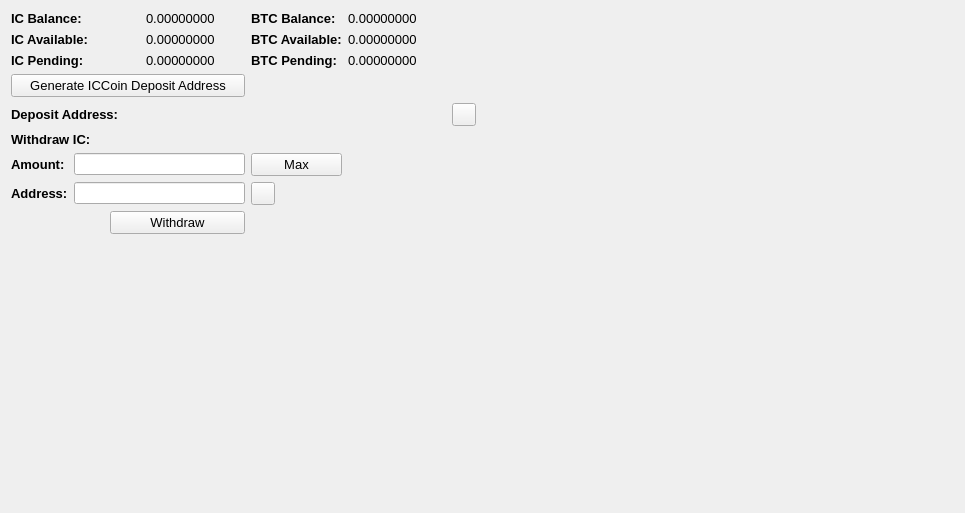
     <widget class="QWidget" name="BalanceTab">
      <attribute name="title">
       <string>Balance</string>
      </attribute>
      <layout class="QGridLayout" name="gridLayout_2">
       <item row="0" column="0" colspan="2">
        <widget class="QLabel" name="label_11">
         <property name="font">
          <font>
           <pointsize>10</pointsize>
           <weight>75</weight>
           <bold>true</bold>
          </font>
         </property>
         <property name="text">
          <string>IC Balance:</string>
         </property>
        </widget>
       </item>
       <item row="0" column="3">
        <widget class="QLabel" name="HMBalanceLabel">
         <property name="font">
          <font>
           <pointsize>10</pointsize>
          </font>
         </property>
         <property name="text">
          <string>0.00000000</string>
         </property>
         <property name="textInteractionFlags">
          <set>Qt::LinksAccessibleByMouse|Qt::TextSelectableByMouse</set>
         </property>
        </widget>
       </item>
       <item row="0" column="4">
        <widget class="QLabel" name="label_12">
         <property name="font">
          <font>
           <pointsize>10</pointsize>
           <weight>75</weight>
           <bold>true</bold>
          </font>
         </property>
         <property name="text">
          <string>BTC Balance:</string>
         </property>
        </widget>
       </item>
       <item row="0" column="5">
        <widget class="QLabel" name="BitcoinBalanceLabel">
         <property name="font">
          <font>
           <pointsize>10</pointsize>
          </font>
         </property>
         <property name="text">
          <string>0.00000000</string>
         </property>
         <property name="textInteractionFlags">
          <set>Qt::LinksAccessibleByMouse|Qt::TextSelectableByMouse</set>
         </property>
        </widget>
       </item>
       <item row="0" column="7" rowspan="10">
        <spacer name="horizontalSpacer_4">
         <property name="orientation">
          <enum>Qt::Horizontal</enum>
         </property>
         <property name="sizeHint" stdset="0">
          <size>
           <width>478</width>
           <height>488</height>
          </size>
         </property>
        </spacer>
       </item>
       <item row="1" column="0" colspan="2">
        <widget class="QLabel" name="label_13">
         <property name="font">
          <font>
           <pointsize>10</pointsize>
           <weight>75</weight>
           <bold>true</bold>
          </font>
         </property>
         <property name="text">
          <string>IC Available:</string>
         </property>
        </widget>
       </item>
       <item row="1" column="3">
        <widget class="QLabel" name="HMAvailableLabel_2">
         <property name="font">
          <font>
           <pointsize>10</pointsize>
          </font>
         </property>
         <property name="text">
          <string>0.00000000</string>
         </property>
         <property name="textInteractionFlags">
          <set>Qt::LinksAccessibleByMouse|Qt::TextSelectableByMouse</set>
         </property>
        </widget>
       </item>
       <item row="1" column="4">
        <widget class="QLabel" name="label_15">
         <property name="font">
          <font>
           <pointsize>10</pointsize>
           <weight>75</weight>
           <bold>true</bold>
          </font>
         </property>
         <property name="text">
          <string>BTC Available:</string>
         </property>
        </widget>
       </item>
       <item row="1" column="5">
        <widget class="QLabel" name="BitcoinAvailableLabel">
         <property name="font">
          <font>
           <pointsize>10</pointsize>
          </font>
         </property>
         <property name="text">
          <string>0.00000000</string>
         </property>
         <property name="textInteractionFlags">
          <set>Qt::LinksAccessibleByMouse|Qt::TextSelectableByMouse</set>
         </property>
        </widget>
       </item>
       <item row="2" column="0" colspan="2">
        <widget class="QLabel" name="label_14">
         <property name="font">
          <font>
           <pointsize>10</pointsize>
           <weight>75</weight>
           <bold>true</bold>
          </font>
         </property>
         <property name="text">
          <string>IC Pending:</string>
         </property>
        </widget>
       </item>
       <item row="2" column="3">
        <widget class="QLabel" name="HMPendingLabel">
         <property name="font">
          <font>
           <pointsize>10</pointsize>
          </font>
         </property>
         <property name="text">
          <string>0.00000000</string>
         </property>
         <property name="textInteractionFlags">
          <set>Qt::LinksAccessibleByMouse|Qt::TextSelectableByMouse</set>
         </property>
        </widget>
       </item>
       <item row="2" column="4">
        <widget class="QLabel" name="label_31">
         <property name="font">
          <font>
           <pointsize>10</pointsize>
           <weight>75</weight>
           <bold>true</bold>
          </font>
         </property>
         <property name="text">
          <string>BTC Pending:</string>
         </property>
        </widget>
       </item>
       <item row="2" column="5">
        <widget class="QLabel" name="BitcoinPendingLabel">
         <property name="font">
          <font>
           <pointsize>10</pointsize>
          </font>
         </property>
         <property name="text">
          <string>0.00000000</string>
         </property>
         <property name="textInteractionFlags">
          <set>Qt::LinksAccessibleByMouse|Qt::TextSelectableByMouse</set>
         </property>
        </widget>
       </item>
       <item row="3" column="0" colspan="4">
        <widget class="QPushButton" name="GenDepositBTN">
         <property name="font">
          <font>
           <pointsize>10</pointsize>
          </font>
         </property>
         <property name="text">
          <string>Generate ICCoin Deposit Address</string>
         </property>
        </widget>
       </item>
       <item row="4" column="0" colspan="3">
        <widget class="QLabel" name="label_33">
         <property name="font">
          <font>
           <pointsize>10</pointsize>
           <weight>75</weight>
           <bold>true</bold>
          </font>
         </property>
         <property name="text">
          <string>Deposit Address:</string>
         </property>
        </widget>
       </item>
       <item row="4" column="3" colspan="3">
        <widget class="QLabel" name="DepositAddressLabel">
         <property name="minimumSize">
          <size>
           <width>300</width>
           <height>0</height>
          </size>
         </property>
         <property name="palette">
          <palette>
           <active>
            <colorrole role="WindowText">
             <brush brushstyle="SolidPattern">
              <color alpha="255">
               <red>0</red>
               <green>0</green>
               <blue>0</blue>
              </color>
             </brush>
            </colorrole>
            <colorrole role="Text">
             <brush brushstyle="SolidPattern">
              <color alpha="255">
               <red>0</red>
               <green>0</green>
               <blue>255</blue>
              </color>
             </brush>
            </colorrole>
           </active>
           <inactive>
            <colorrole role="WindowText">
             <brush brushstyle="SolidPattern">
              <color alpha="255">
               <red>0</red>
               <green>0</green>
               <blue>0</blue>
              </color>
             </brush>
            </colorrole>
            <colorrole role="Text">
             <brush brushstyle="SolidPattern">
              <color alpha="255">
               <red>0</red>
               <green>0</green>
               <blue>255</blue>
              </color>
             </brush>
            </colorrole>
           </inactive>
           <disabled>
            <colorrole role="WindowText">
             <brush brushstyle="SolidPattern">
              <color alpha="255">
               <red>120</red>
               <green>120</green>
               <blue>120</blue>
              </color>
             </brush>
            </colorrole>
            <colorrole role="Text">
             <brush brushstyle="SolidPattern">
              <color alpha="255">
               <red>120</red>
               <green>120</green>
               <blue>120</blue>
              </color>
             </brush>
            </colorrole>
           </disabled>
          </palette>
         </property>
         <property name="font">
          <font>
           <pointsize>10</pointsize>
           <weight>75</weight>
           <bold>true</bold>
          </font>
         </property>
         <property name="text">
          <string/>
         </property>
         <property name="alignment">
          <set>Qt::AlignRight|Qt::AlignTrailing|Qt::AlignVCenter</set>
         </property>
         <property name="textInteractionFlags">
          <set>Qt::LinksAccessibleByMouse|Qt::TextSelectableByKeyboard|Qt::TextSelectableByMouse</set>
         </property>
        </widget>
       </item>
       <item row="4" column="6">
        <widget class="QToolButton" name="DepositCopyButton">
         <property name="toolTip">
          <string>Copy to clipboard</string>
         </property>
         <property name="text">
          <string/>
         </property>
         <property name="icon">
          <iconset resource="../bitcoin.qrc">
           <normaloff>:/icons/editcopy</normaloff>:/icons/editcopy</iconset>
         </property>
         <property name="shortcut">
          <string>Alt+P</string>
         </property>
        </widget>
       </item>
       <item row="5" column="0" colspan="2">
        <widget class="QLabel" name="label_34">
         <property name="font">
          <font>
           <pointsize>10</pointsize>
           <weight>75</weight>
           <bold>true</bold>
          </font>
         </property>
         <property name="text">
          <string>Withdraw IC:</string>
         </property>
        </widget>
       </item>
       <item row="6" column="0">
        <widget class="QLabel" name="label_26">
         <property name="font">
          <font>
           <pointsize>10</pointsize>
           <weight>75</weight>
           <bold>true</bold>
          </font>
         </property>
         <property name="text">
          <string>Amount:</string>
         </property>
        </widget>
       </item>
       <item row="6" column="1" colspan="3">
        <widget class="QLineEdit" name="WithdrawUnitsInput">
         <property name="font">
          <font>
           <pointsize>9</pointsize>
           <weight>75</weight>
           <bold>true</bold>
          </font>
         </property>
         <property name="text">
          <string/>
         </property>
        </widget>
       </item>
       <item row="6" column="4">
        <widget class="QPushButton" name="Withdraw_Max_Amount">
         <property name="font">
          <font>
           <pointsize>10</pointsize>
          </font>
         </property>
         <property name="text">
          <string>Max</string>
         </property>
        </widget>
       </item>
       <item row="7" column="0">
        <widget class="QLabel" name="label_10">
         <property name="font">
          <font>
           <pointsize>10</pointsize>
           <weight>75</weight>
           <bold>true</bold>
          </font>
         </property>
         <property name="text">
          <string>Address:</string>
         </property>
        </widget>
       </item>
       <item row="7" column="1" colspan="3">
        <widget class="QLineEdit" name="WithdrawAddress">
         <property name="font">
          <font>
           <pointsize>9</pointsize>
           <weight>75</weight>
           <bold>true</bold>
          </font>
         </property>
        </widget>
       </item>
       <item row="7" column="4">
        <widget class="QToolButton" name="WithdrawPasteButton">
         <property name="toolTip">
          <string>Paste from clipboard</string>
         </property>
         <property name="text">
          <string/>
         </property>
         <property name="icon">
          <iconset resource="../bitcoin.qrc">
           <normaloff>:/icons/editpaste</normaloff>:/icons/editpaste</iconset>
         </property>
         <property name="shortcut">
          <string>Alt+P</string>
         </property>
        </widget>
       </item>
       <item row="8" column="2" colspan="2">
        <widget class="QPushButton" name="WithdrawUnitsBtn">
         <property name="font">
          <font>
           <pointsize>10</pointsize>
          </font>
         </property>
         <property name="text">
          <string>Withdraw</string>
         </property>
        </widget>
       </item>
       <item row="9" column="0" colspan="6">
        <spacer name="verticalSpacer">
         <property name="orientation">
          <enum>Qt::Vertical</enum>
         </property>
         <property name="sizeHint" stdset="0">
          <size>
           <width>428</width>
           <height>262</height>
          </size>
         </property>
        </spacer>
       </item>
      </layout>
      <zorder>label_31</zorder>
      <zorder>label_15</zorder>
      <zorder>label_12</zorder>
      <zorder>label_14</zorder>
      <zorder>label_13</zorder>
      <zorder>label_11</zorder>
      <zorder>BitcoinBalanceLabel</zorder>
      <zorder>HMBalanceLabel</zorder>
      <zorder>HMAvailableLabel_2</zorder>
      <zorder>HMPendingLabel</zorder>
      <zorder>BitcoinAvailableLabel</zorder>
      <zorder>BitcoinPendingLabel</zorder>
      <zorder>label_33</zorder>
      <zorder>GenDepositBTN</zorder>
      <zorder>DepositAddressLabel</zorder>
      <zorder>Withdraw_Max_Amount</zorder>
      <zorder>label_34</zorder>
      <zorder>WithdrawUnitsInput</zorder>
      <zorder>label_10</zorder>
      <zorder>label_26</zorder>
      <zorder>WithdrawAddress</zorder>
      <zorder>WithdrawUnitsBtn</zorder>
      <zorder>horizontalSpacer_4</zorder>
      <zorder>verticalSpacer</zorder>
      <zorder>WithdrawPasteButton</zorder>
      <zorder>DepositCopyButton</zorder>
     </widget>
